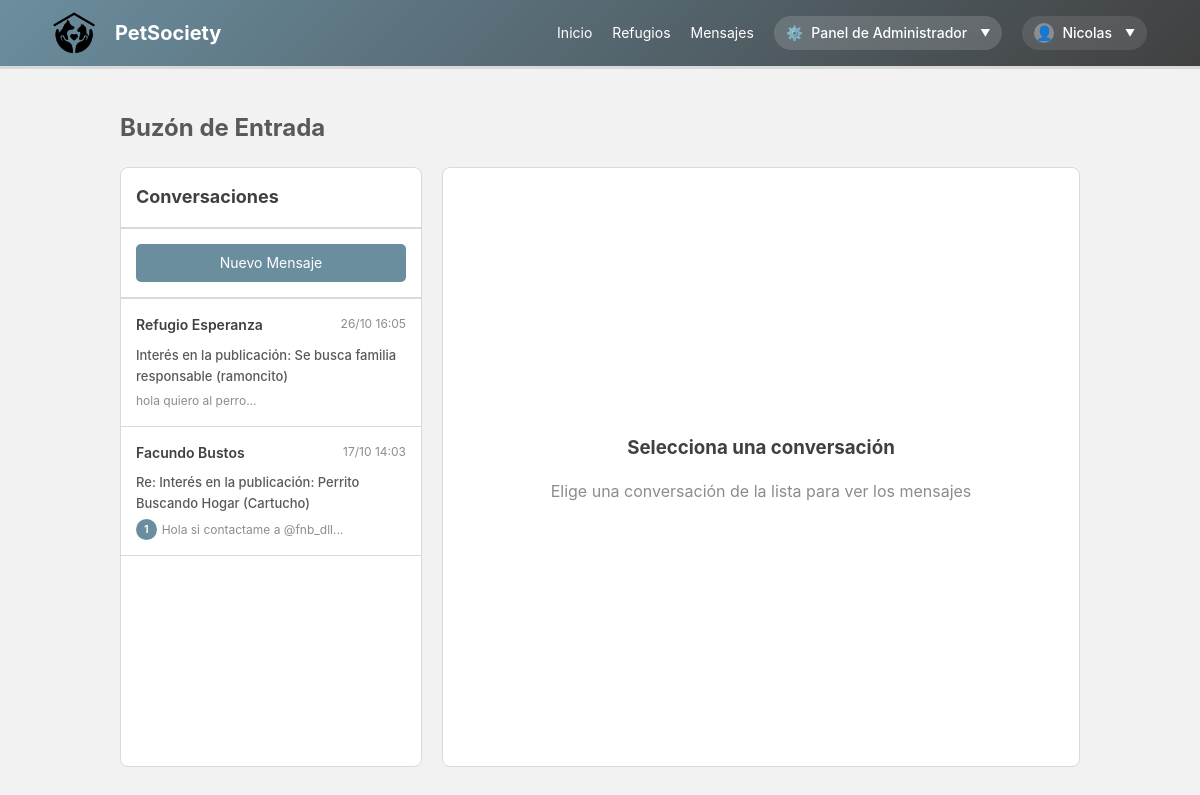
/buzon.php (signed in), run on the app's committed database.
### tables this page shows
CREATE TABLE `mensajes` (
  `id_mensaje` int(11) NOT NULL,
  `id_remitente` int(11) NOT NULL,
  `id_destinatario` int(11) NOT NULL,
  `asunto` varchar(255) DEFAULT NULL,
  `contenido` text NOT NULL,
  `fecha_envio` timestamp NOT NULL DEFAULT current_timestamp() COMMENT 'Fecha y hora de envío del mensaje (automática)',
  `leido` tinyint(1) NOT NULL DEFAULT 0
);

CREATE TABLE `usuarios` (
  `id_usuario` int(11) NOT NULL,
  `dni` varchar(15) NOT NULL COMMENT 'Documento Nacional de Identidad, debe ser único',
  `nombre` varchar(100) NOT NULL,
  `email` varchar(100) NOT NULL,
  `password_hash` varchar(255) NOT NULL COMMENT 'Hash de la contraseña del usuario (usar bcrypt o Argon2)',
  `reset_token` varchar(255) DEFAULT NULL,
  `token_expiry` timestamp NULL DEFAULT NULL,
  `telefono` varchar(15) DEFAULT NULL,
  `direccion` varchar(255) DEFAULT NULL,
  `es_refugio` tinyint(1) NOT NULL DEFAULT 0 COMMENT 'TRUE si es un refugio, FALSE si es particular',
  `is_admin` tinyint(1) NOT NULL DEFAULT 0 COMMENT '1 si es super admin, 0 si no lo es',
  `descripcion` text DEFAULT NULL,
  `fecha_registro` timestamp NOT NULL DEFAULT current_timestamp() COMMENT 'Fecha y hora de registro de la cuenta (automática)'
);

### buzon.php (the view, shortened to what this page needs)
<?php
require_once "config.php";
$id_usuario_actual = $_SESSION['id_usuario'];
$conversacion_id = isset($_GET['conversacion']) ? intval($_GET['conversacion']) : null;
$sql = "SELECT
    m.id_remitente,
    m.id_destinatario,
    m.asunto,
    m.contenido,
    m.fecha_envio,
    m.leido,
    remitente.nombre AS nombre_remitente,
    destinatario.nombre AS nombre_destinatario
FROM mensajes m
JOIN usuarios remitente ON m.id_remitente = remitente.id_usuario
JOIN usuarios destinatario ON m.id_destinatario = destinatario.id_usuario
WHERE m.id_remitente = ? OR m.id_destinatario = ?
ORDER BY m.fecha_envio DESC";
$todos_mensajes = [];
if ($stmt = $conexion->prepare($sql)) {
    $stmt->bind_param("ii", $id_usuario_actual, $id_usuario_actual);
    $stmt->execute();
    $result = $stmt->get_result();
    while ($row = $result->fetch_assoc()) {
        $todos_mensajes[] = $row;
    }
}
$conversaciones_map = [];
foreach ($todos_mensajes as $msg) {
    if ($msg['id_remitente'] == $id_usuario_actual) {
        $otro_usuario_id = $msg['id_destinatario'];
        $otro_usuario_nombre = $msg['nombre_destinatario'];
    } else {
        $otro_usuario_id = $msg['id_remitente'];
        $otro_usuario_nombre = $msg['nombre_remitente'];
    }
    if (!isset($conversaciones_map[$otro_usuario_id])) {
        $conversaciones_map[$otro_usuario_id] = [
            'otro_usuario_id' => $otro_usuario_id,
            'otro_usuario_nombre' => $otro_usuario_nombre,
            'ultimo_mensaje' => $msg['contenido'],
            'ultima_fecha' => $msg['fecha_envio'],
            'asunto' => $msg['asunto'],
            'no_leidos' => 0
        ];
    }
    if ($msg['id_destinatario'] == $id_usuario_actual && $msg['leido'] == 0) {
        $conversaciones_map[$otro_usuario_id]['no_leidos']++;
    }
}
$conversaciones = array_values($conversaciones_map);
usort($conversaciones, function($a, $b) {
    return strtotime($b['ultima_fecha']) - strtotime($a['ultima_fecha']);
});
$mensajes_conversacion = [];
$otro_usuario_nombre = '';
?>
<!DOCTYPE html>
<html lang="es">
<head>
    <link rel="stylesheet" href="estilos.css">
    <?php if (isset($_SESSION['is_admin']) && $_SESSION['is_admin'] == 1): ?>
        <link rel="stylesheet" href="admin/admin.css">
    <?php endif; ?>
</head>
<body>
    <header>
        <div class="container">
            <div id="branding">
                <h1><a href="index.php"><img src="img/logo1.png" alt="PetSociety Logo" class="header-logo"></a><a href="index.php">PetSociety</a></h1>
            </div>
            <nav>
                <ul class="nav-menu">
                    <?php if (isset($_SESSION["loggedin"]) && $_SESSION["loggedin"] === true): ?>
                        <li><a href="index.php">Inicio</a></li>
                        <li><a href="refugios.php">Refugios</a></li>
                        <li><a href="buzon.php">Mensajes</a></li>
                        <?php if (isset($_SESSION['is_admin']) && $_SESSION['is_admin'] == 1): ?>
                            <li class="admin-panel-dropdown">
                                <span class="admin-panel-trigger">Panel de Administrador</span>
                            </li>
                        <?php endif; ?>
                    <?php else: ?>
                        <li><a href="login.php">Iniciar Sesión</a></li>
                        <li><a href="registro.php">Registrarse</a></li>
                        <li><a href="refugios.php">Refugios</a></li>
                    <?php endif; ?>
                    <?php if (isset($_SESSION["loggedin"]) && $_SESSION["loggedin"] === true): ?>
                        <li class="user-menu mobile-user-menu">
                            <span class="user-menu-trigger">
                                <span class="user-icon"></span>
                                <span class="user-name"><?php echo htmlspecialchars($_SESSION["nombre"]); ?></span>
                            </span>
                        </li>
                    <?php endif; ?>
                </ul>
            </nav>
        </div>
    </header>
    <div class="container">
        <h2>Buzón de Entrada</h2>
        <div class="messaging-container">
            <div class="conversations-list">
                <h3>Conversaciones</h3>
                <div style="padding: 15px; border-bottom: 2px solid #D9D9D9;">
                    <a href="index.php" class="new-message-btn" style="display: block; text-align: center;">Nuevo Mensaje</a>
                </div>
                <?php if (!empty($conversaciones)): ?>
                    <?php foreach ($conversaciones as $conv): ?>
                        <div class="conversation-item <?php echo ($conversacion_id == $conv['otro_usuario_id']) ? 'active' : ''; ?>"
                             onclick="window.location.href='buzon.php?conversacion=<?php echo $conv['otro_usuario_id']; ?>'">
                            <div class="conversation-header">
                                <span class="conversation-name"><?php echo htmlspecialchars($conv['otro_usuario_nombre']); ?></span>
                                <span class="conversation-time"><?php echo date("d/m H:i", strtotime($conv['ultima_fecha'])); ?></span>
                            </div>
                            <div class="conversation-subject"><?php echo htmlspecialchars($conv['asunto']); ?></div>
                            <div class="conversation-preview">
                                <?php if ($conv['no_leidos'] > 0): ?>
                                    <span class="unread-badge"><?php echo $conv['no_leidos']; ?></span>
                                <?php endif; ?>
                                <span><?php echo htmlspecialchars(mb_substr($conv['ultimo_mensaje'], 0, 50)); ?>...</span>
                            </div>
                        </div>
                    <?php endforeach; ?>
                <?php else: ?>
                    <div class="empty-state" style="padding: 20px; text-align: center; color: #8C8C8C;">
                        <p>No tienes conversaciones aún</p>
                    </div>
                <?php endif; ?>
            </div>
            <div class="messages-view <?php echo empty($mensajes_conversacion) ? 'empty' : ''; ?>">
                <?php if ($conversacion_id && !empty($mensajes_conversacion)): ?>
                    <div class="messages-header">
                        <h3><?php echo htmlspecialchars($otro_usuario_nombre); ?></h3>
                    </div>
                    <div class="messages-area">
                        <?php foreach ($mensajes_conversacion as $msg): ?>
                            <div class="message <?php echo ($msg['id_remitente'] == $id_usuario_actual) ? 'sent' : 'received'; ?>">
                                <div class="message-content"><?php echo nl2br(htmlspecialchars($msg['contenido'])); ?></div>
                                <div class="message-meta">
                                    <?php echo date("d/m/Y H:i", strtotime($msg['fecha_envio'])); ?>
                                    <?php if ($msg['id_remitente'] == $id_usuario_actual && $msg['leido']): ?>
                                        <span>✓ Leído</span>
                                    <?php endif; ?>
                                </div>
                            </div>
                        <?php endforeach; ?>
                    </div>
                    <div class="message-form">
                        <form action="procesar_mensaje.php" method="post">
                            <input type="hidden" name="id_destinatario" value="<?php echo $conversacion_id; ?>">
                            <input type="hidden" name="asunto" value="<?php echo htmlspecialchars($mensajes_conversacion[0]['asunto']); ?>">
                            <textarea name="contenido" placeholder="Escribe tu mensaje..." required></textarea>
                            <button type="submit" class="send-btn">Enviar</button>
                        </form>
                    </div>
                <?php else: ?>
                    <div class="empty-state">
                        <h3>Selecciona una conversación</h3>
                        <p>Elige una conversación de la lista para ver los mensajes</p>
                    </div>
                <?php endif; ?>
            </div>
        </div>
    </div>
</body>
</html>

### estilos.css (style rules this page uses)
body { font-family: "Inter", -apple-system, BlinkMacSystemFont, "Segoe UI", sans-serif; background-color: #f2f2f2; color: #595959; margin: 0; padding: 0; line-height: 1.6; }
.container { width: 80%; margin: auto; overflow: hidden; padding: 20px 0; }
header { background: linear-gradient(135deg, #6b8e9f 0%, #404040 100%); color: #ffffff; padding: 0.75rem 0; border-bottom: #d9d9d9 3px solid; position: relative; z-index: 100; overflow: visible; padding-left: 2%; padding-right: 2%; }
header a { color: #ffffff; text-decoration: none; text-transform: capitalize; font-size: 14px; }
header .container { display: flex; justify-content: space-between; align-items: center; width: 95%; max-width: 100%; margin: 0 auto; padding: 0 2%; position: relative; overflow: visible; }
header #branding h1 { margin: 0; display: flex; align-items: center; gap: 10px; }
header #branding h1 a { display: flex; align-items: center; text-transform: none; font-size: 20px; font-weight: bold; }
header nav { position: relative; z-index: 101; overflow: visible; }
header nav ul.nav-menu { padding: 0; margin: 0; list-style: none; display: flex; align-items: center; gap: 20px; }
header nav ul.nav-menu li { display: inline; margin-left: 0; position: relative; }
header nav ul.nav-menu li.user-menu { position: relative; z-index: 102; }
header nav ul.nav-menu li.user-menu .user-menu-trigger { cursor: pointer; display: inline-flex; align-items: center; gap: 8px; padding: 6px 12px; border-radius: 20px; background-color: rgba(255, 255, 255, 0.1); transition: all 0.3s ease; }
header nav ul.nav-menu li.user-menu .user-menu-trigger .user-icon { width: 20px; height: 20px; border-radius: 50%; background-color: rgba(255, 255, 255, 0.3); display: flex; align-items: center; justify-content: center; font-size: 12px; }
header nav ul li.user-menu .user-menu-trigger .user-icon::before { content: "👤"; font-size: 14px; }
header nav ul li.user-menu .user-menu-trigger .user-name { font-weight: 500; font-size: 14px; }
header nav ul li.user-menu .user-menu-trigger::after { content: "▼"; font-size: 10px; margin-left: 5px; transition: transform 0.3s ease; }
.header-logo { height: 42px; width: auto; margin-right: 10px; vertical-align: middle; cursor: pointer; transition: opacity 0.3s ease; }
header #branding h1 { margin: 0; display: flex; align-items: center; }

### admin/admin.css (style rules this page uses)
.admin-panel-dropdown { position: relative; z-index: 102; }
.admin-panel-trigger { cursor: pointer; display: inline-flex; align-items: center; gap: 8px; padding: 6px 12px; border-radius: 20px; background-color: rgba(255, 255, 255, 0.15); transition: all 0.3s ease; color: #ffffff; text-decoration: none; font-size: 14px; font-weight: 500; }
.admin-panel-trigger::before { content: "⚙️"; font-size: 14px; }
.admin-panel-trigger::after { content: "▼"; font-size: 10px; margin-left: 5px; transition: transform 0.3s ease; }

### buzon.php (style rules this page uses)
.messaging-container { display: flex; gap: 20px; margin-top: 20px; height: calc(100vh - 200px); min-height: 600px; }
.conversations-list { width: 300px; background: #fff; border-radius: 8px; border: 1px solid #D9D9D9; overflow-y: auto; max-height: 100%; }
.conversations-list h3 { padding: 15px; margin: 0; border-bottom: 2px solid #D9D9D9; color: #404040; font-size: 18px; }
.conversation-item { padding: 15px; border-bottom: 1px solid #D9D9D9; cursor: pointer; transition: background-color 0.2s; }
.conversation-header { display: flex; justify-content: space-between; align-items: start; margin-bottom: 8px; }
.conversation-name { font-weight: 600; color: #404040; font-size: 14px; }
.conversation-time { font-size: 12px; color: #8C8C8C; }
.conversation-subject { font-size: 13px; color: #595959; margin-bottom: 5px; font-weight: 500; }
.conversation-preview { font-size: 12px; color: #8C8C8C; overflow: hidden; text-overflow: ellipsis; white-space: nowrap; display: flex; align-items: center; gap: 5px; }
.unread-badge { background-color: #6B8E9F; color: white; border-radius: 12px; padding: 2px 8px; font-size: 11px; font-weight: 600; }
.messages-view { flex: 1; background: #fff; border-radius: 8px; border: 1px solid #D9D9D9; display: flex; flex-direction: column; }
.messages-view.empty { align-items: center; justify-content: center; color: #8C8C8C; }
.new-message-btn { background-color: #6B8E9F; color: white; padding: 8px 16px; border-radius: 5px; text-decoration: none; font-size: 14px; transition: background-color 0.3s; }
.empty-state { text-align: center; color: #8C8C8C; }
.empty-state h3 { color: #404040; margin-bottom: 10px; }

### data on the page
mensajes: id_destinatario.nombre "Refugio Esperanza", fecha_envio "26/10 16:05", asunto "Interés en la publicación: Se busca familia responsable (ramoncito)", contenido "hola quiero al perro"
mensajes: id_remitente.nombre "Facundo Bustos", fecha_envio "17/10 14:03", asunto "Re: Interés en la publicación: Perrito Buscando Hogar (Cartucho)", id_remitente "1", contenido "Hola si contactame a @fnb_dll"

### other printed values
$_SESSION["nombre"] "Nicolas"
